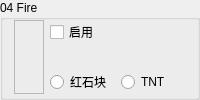
                 <widget class="QGroupBox" name="Base04">
                  <property name="sizePolicy">
                   <sizepolicy hsizetype="Expanding" vsizetype="Minimum">
                    <horstretch>0</horstretch>
                    <verstretch>0</verstretch>
                   </sizepolicy>
                  </property>
                  <property name="minimumSize">
                   <size>
                    <width>130</width>
                    <height>0</height>
                   </size>
                  </property>
                  <property name="maximumSize">
                   <size>
                    <width>16777215</width>
                    <height>16777215</height>
                   </size>
                  </property>
                  <property name="autoFillBackground">
                   <bool>true</bool>
                  </property>
                  <property name="title">
                   <string>04 Fire</string>
                  </property>
                  <property name="flat">
                   <bool>false</bool>
                  </property>
                  <layout class="QGridLayout" name="gridLayout_26">
                   <property name="topMargin">
                    <number>0</number>
                   </property>
                   <property name="bottomMargin">
                    <number>3</number>
                   </property>
                   <item row="0" column="1">
                    <widget class="QCheckBox" name="Enable04">
                     <property name="sizePolicy">
                      <sizepolicy hsizetype="Expanding" vsizetype="Fixed">
                       <horstretch>0</horstretch>
                       <verstretch>0</verstretch>
                      </sizepolicy>
                     </property>
                     <property name="text">
                      <string>启用</string>
                     </property>
                    </widget>
                   </item>
                   <item row="3" column="1">
                    <widget class="QRadioButton" name="is04RedstoneBlock">
                     <property name="text">
                      <string>红石块</string>
                     </property>
                     <property name="icon">
                      <iconset resource="BlockTextures.qrc">
                       <normaloff>:/new/Textures/Slope/block/redstone_block.png</normaloff>:/new/Textures/Slope/block/redstone_block.png</iconset>
                     </property>
                    </widget>
                   </item>
                   <item row="3" column="2">
                    <widget class="QRadioButton" name="is04TNT">
                     <property name="text">
                      <string>TNT</string>
                     </property>
                     <property name="icon">
                      <iconset resource="BlockTextures.qrc">
                       <normaloff>:/new/Textures/Slope/block/tnt_side.png</normaloff>:/new/Textures/Slope/block/tnt_side.png</iconset>
                     </property>
                    </widget>
                   </item>
                   <item row="0" column="0" rowspan="4">
                    <widget class="QLabel" name="Color04">
                     <property name="minimumSize">
                      <size>
                       <width>30</width>
                       <height>0</height>
                      </size>
                     </property>
                     <property name="font">
                      <font>
                       <family>微软雅黑</family>
                       <pointsize>9</pointsize>
                      </font>
                     </property>
                     <property name="frameShape">
                      <enum>QFrame::StyledPanel</enum>
                     </property>
                     <property name="text">
                      <string/>
                     </property>
                    </widget>
                   </item>
                   <item row="0" column="2">
                    <spacer name="horizontalSpacer_15">
                     <property name="orientation">
                      <enum>Qt::Horizontal</enum>
                     </property>
                     <property name="sizeHint" stdset="0">
                      <size>
                       <width>40</width>
                       <height>20</height>
                      </size>
                     </property>
                    </spacer>
                   </item>
                  </layout>
                 </widget>
